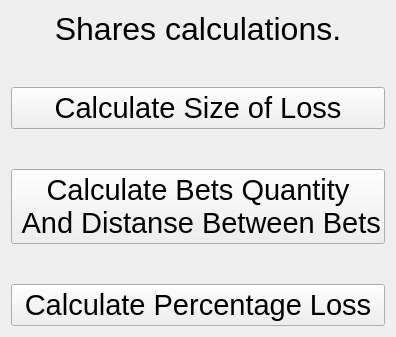
     <widget class="QWidget" name="page_3">
      <layout class="QVBoxLayout" name="verticalLayout_18">
       <property name="spacing">
        <number>40</number>
       </property>
       <item>
        <layout class="QVBoxLayout" name="verticalLayout_3">
         <item>
          <widget class="QLabel" name="label_7">
           <property name="sizePolicy">
            <sizepolicy hsizetype="Preferred" vsizetype="Fixed">
             <horstretch>0</horstretch>
             <verstretch>0</verstretch>
            </sizepolicy>
           </property>
           <property name="font">
            <font>
             <pointsize>24</pointsize>
            </font>
           </property>
           <property name="text">
            <string>Shares calculations.</string>
           </property>
           <property name="alignment">
            <set>Qt::AlignCenter</set>
           </property>
          </widget>
         </item>
         <item>
          <widget class="QPushButton" name="pushButton_6">
           <property name="font">
            <font>
             <pointsize>22</pointsize>
            </font>
           </property>
           <property name="text">
            <string>Calculate Size of Loss</string>
           </property>
          </widget>
         </item>
         <item>
          <widget class="QPushButton" name="pushButton_7">
           <property name="font">
            <font>
             <pointsize>22</pointsize>
            </font>
           </property>
           <property name="text">
            <string>Calculate Bets Quantity
 And Distanse Between Bets</string>
           </property>
          </widget>
         </item>
         <item>
          <widget class="QPushButton" name="pushButton_8">
           <property name="font">
            <font>
             <pointsize>22</pointsize>
            </font>
           </property>
           <property name="text">
            <string>Calculate Percentage Loss</string>
           </property>
          </widget>
         </item>
        </layout>
       </item>
      </layout>
     </widget>
